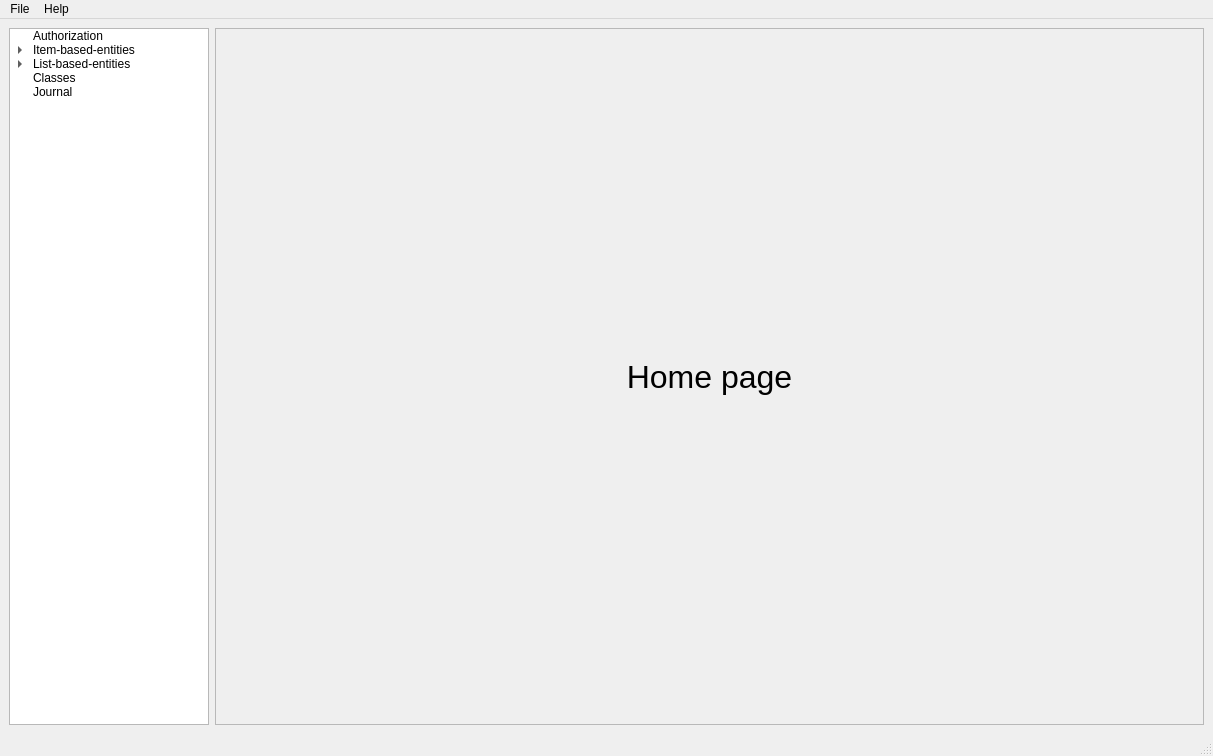
<?xml version="1.0" encoding="UTF-8"?>
<!--

Copyright (C) 2025 Davyd Stalytenko
SPDX-License-Identifier: GPL-3.0-only

This file is part of SchooliesCave.

SchooliesCave is free software: you can redistribute it and/or modify it under the terms
of the GNU General Public License as published by the Free Software Foundation, version 3
of the License only.

SchooliesCave is distributed in the hope that it will be useful, but WITHOUT ANY WARRANTY;
without even the implied warranty of MERCHANTABILITY or FITNESS FOR A PARTICULAR PURPOSE.
See the GNU General Public License for more details.

You should have received a copy of the GNU General Public License along with SchooliesCave.
If not, see <https://www.gnu.org/licenses/>.

-->
<ui version="4.0">
 <class>MainWindow</class>
 <widget class="QMainWindow" name="MainWindow">
  <property name="geometry">
   <rect>
    <x>0</x>
    <y>0</y>
    <width>1213</width>
    <height>756</height>
   </rect>
  </property>
  <property name="minimumSize">
   <size>
    <width>1213</width>
    <height>756</height>
   </size>
  </property>
  <property name="windowTitle">
   <string>MainWindow</string>
  </property>
  <widget class="QWidget" name="centralwidget">
   <layout class="QHBoxLayout" name="horizontalLayout">
    <item>
     <widget class="QTreeWidget" name="treeWidget">
      <property name="minimumSize">
       <size>
        <width>200</width>
        <height>0</height>
       </size>
      </property>
      <property name="maximumSize">
       <size>
        <width>200</width>
        <height>16777215</height>
       </size>
      </property>
      <property name="headerHidden">
       <bool>true</bool>
      </property>
      <attribute name="headerVisible">
       <bool>false</bool>
      </attribute>
      <column>
       <property name="text">
        <string>1</string>
       </property>
      </column>
      <item>
       <property name="text">
        <string>Authorization</string>
       </property>
      </item>
      <item>
       <property name="text">
        <string>Item-based-entities</string>
       </property>
       <item>
        <property name="text">
         <string>Roles</string>
        </property>
       </item>
       <item>
        <property name="text">
         <string>Persons</string>
        </property>
       </item>
       <item>
        <property name="text">
         <string>Subjects</string>
        </property>
       </item>
      </item>
      <item>
       <property name="text">
        <string>List-based-entities</string>
       </property>
       <item>
        <property name="text">
         <string>Subjects of teacher</string>
        </property>
       </item>
      </item>
      <item>
       <property name="text">
        <string>Classes</string>
       </property>
      </item>
      <item>
       <property name="text">
        <string>Journal</string>
       </property>
      </item>
     </widget>
    </item>
    <item>
     <layout class="QVBoxLayout" name="centralLayout">
      <property name="sizeConstraint">
       <enum>QLayout::SetMinimumSize</enum>
      </property>
      <item>
       <widget class="QFrame" name="homeFrame">
        <property name="frameShape">
         <enum>QFrame::StyledPanel</enum>
        </property>
        <property name="frameShadow">
         <enum>QFrame::Raised</enum>
        </property>
        <layout class="QVBoxLayout" name="verticalLayout">
         <item>
          <widget class="QLabel" name="label">
           <property name="font">
            <font>
             <pointsize>24</pointsize>
            </font>
           </property>
           <property name="text">
            <string>Home page</string>
           </property>
           <property name="alignment">
            <set>Qt::AlignCenter</set>
           </property>
          </widget>
         </item>
        </layout>
       </widget>
      </item>
     </layout>
    </item>
   </layout>
  </widget>
  <widget class="QMenuBar" name="menubar">
   <property name="geometry">
    <rect>
     <x>0</x>
     <y>0</y>
     <width>1213</width>
     <height>21</height>
    </rect>
   </property>
   <widget class="QMenu" name="menuFile">
    <property name="title">
     <string>File</string>
    </property>
    <addaction name="actionExit"/>
   </widget>
   <widget class="QMenu" name="menuHelp">
    <property name="title">
     <string>Help</string>
    </property>
    <addaction name="actionAbout"/>
    <addaction name="actionHelp"/>
   </widget>
   <addaction name="menuFile"/>
   <addaction name="menuHelp"/>
  </widget>
  <widget class="QStatusBar" name="statusbar"/>
  <action name="actionExit">
   <property name="text">
    <string>Exit</string>
   </property>
  </action>
  <action name="actionAbout">
   <property name="text">
    <string>About</string>
   </property>
  </action>
  <action name="actionHelp">
   <property name="text">
    <string>Help</string>
   </property>
  </action>
 </widget>
 <resources/>
 <connections/>
</ui>
